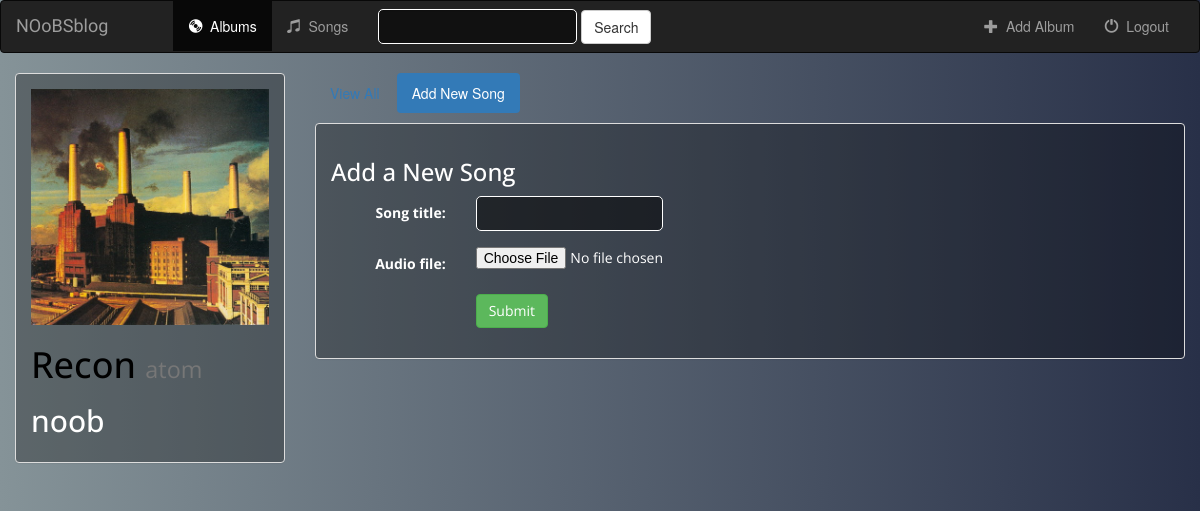
Screenshot of /music/2/create_song/ with the database file from the repository.
### music/models.py (models this page shows)
class Album(models.Model):
    artist = models.CharField(max_length=250)
    album_title = models.CharField(max_length=500)
    genre = models.CharField(max_length=100)
    album_logo = models.FileField()
    is_favorite = models.BooleanField(default=False)
    def __str__(self):
        return self.album_title + ' - ' + self.artist

### music/views.py (the view, shortened to what this page needs)
# urls.py: url(r'^(?P<album_id>[0-9]+)/create_song/$', views.create_song, name='create_song'),
def create_song(request, album_id):
    form = SongForm(request.POST or None, request.FILES or None)
    album = get_object_or_404(Album, pk=album_id)
    context = {
        'album': album,
        'form': form,
    }
    return render(request, 'music/create_song.html', context)

### music/forms.py
class SongForm(forms.ModelForm):
    class Meta:
        model = Song
        fields = ['song_title', 'audio_file']

### music/templates/music/create_song.html (shortened to what this page needs)
{% extends 'music/base.html' %}
{% block albums_active %}active{% endblock %}
{% block body %}
<div class="container-fluid">
    <div class="row">
        <div class="col-sm-4 col-md-3">
            <div class="panel panel-default" style="background: rgba(0,0,0,0.3); color: white;font-family: 'Open Sans',sans-serif;">
                <div class="panel-body">
                        <a href="{% url 'music:detail' album.id %}">
                            {% if album.album_logo %}
                                <img src="{{ album.album_logo.url }}" class="img-responsive">
                            {% else %}
                                <h3>No image to display</h3>
                            {% endif %}
                        </a>
                    <h1>{{ album.album_title }} <small>{{ album.genre }}</small></h1>
                    <h2>{{ album.artist }}</h2>
                </div>
            </div>
        </div>
        <div class="col-sm-8 col-md-9">
            <ul class="nav nav-pills" style="margin-bottom: 10px;">
                <li role="presentation"><a href="{% url 'music:detail' album.id %}">View All</a></li>
                <li role="presentation" class="active"><a href="{% url 'music:create_song' album.id %}">Add New Song</a></li>
            </ul>
            <div class="panel panel-default" style="background: rgba(0,0,0,0.3); color: white;font-family: 'Open Sans',sans-serif;">
                <div class="panel-body">
                    <h3>Add a New Song</h3>
                    <form class="form-horizontal" role="form" action="" method="post" enctype="multipart/form-data">
                        {% include 'music/form_template.html' %}
                        <div class="form-group">
                            <div class="col-sm-offset-2 col-sm-10">
                                <button type="submit" class="btn btn-success">Submit</button>
                            </div>
                        </div>
                    </form>
                </div>
            </div>
        </div>
    </div>
</div>
{% endblock %}

### music/static/music/style.css (style rules this page uses)
body { background: black url("img/clouds.jpg"); background-repeat: no-repeat; background-attachment: fixed; }
body h1, ul, li, a { color: black; text-decoration: none; }
#id_song_title { background: rgba(0,0,0,0.5); border-radius: 5px; border: 1px solid white; padding: 0 1em; font-size: 1em; height: 2.5em; color: white; }

### rows the page displays
Album: album_logo (picture), album_title "Recon", genre "atom", artist "noob"

### other values shown
{{ field.label_tag }} "Song title:" "Audio file:"
